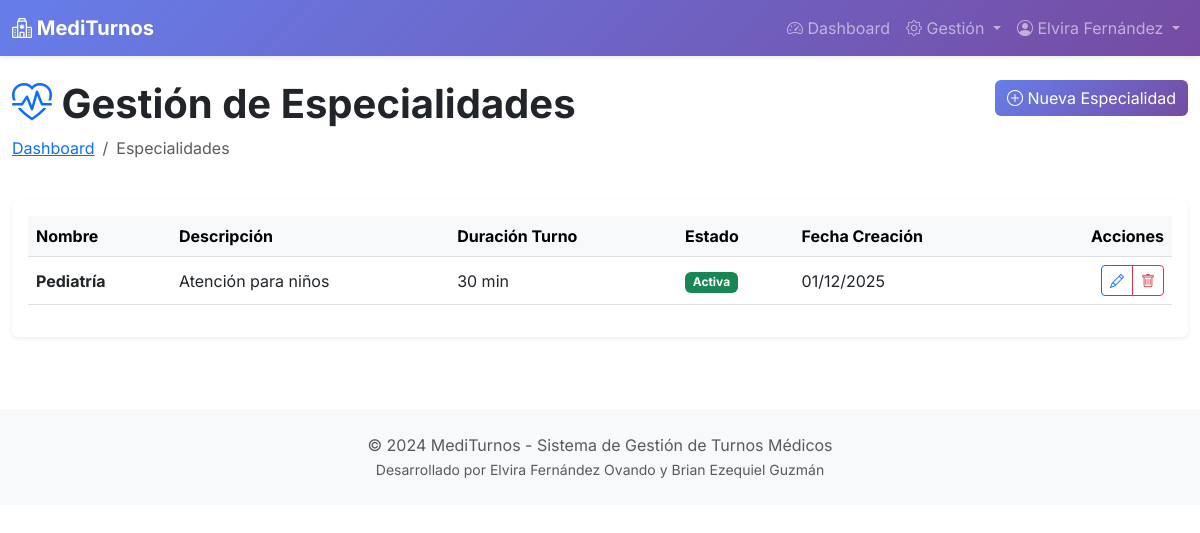
The app's page /admin-panel/especialidades/ (signed in) with its own data.
### appointments/models.py (models this page shows, shortened)
class Usuario(AbstractUser):
    ROLES = (
        ('admin', 'Administrador'),
        ('medico', 'Médico'),
        ('paciente', 'Paciente'),
    )
    rol = models.CharField(max_length=10, choices=ROLES, default='paciente')
    dni = models.CharField(max_length=8, unique=True, validators=[
        RegexValidator(r'^\d{7,8}$', 'Ingrese un DNI válido (7-8 dígitos)')
    ])
    telefono = models.CharField(max_length=15, blank=True)
    direccion = models.CharField(max_length=200, blank=True)
    fecha_nacimiento = models.DateField(null=True, blank=True)
    class Meta:
        verbose_name = 'Usuario'
        verbose_name_plural = 'Usuarios'

class Especialidad(models.Model):
    nombre = models.CharField(max_length=100, unique=True)
    descripcion = models.TextField(blank=True)
    duracion_turno = models.IntegerField(default=30, help_text="Duración en minutos")
    activo = models.BooleanField(default=True)
    fecha_creacion = models.DateTimeField(auto_now_add=True)
    class Meta:
        verbose_name = 'Especialidad'
        verbose_name_plural = 'Especialidades'
        ordering = ['nombre']

### appointments/views/admin_views.py (the view)
# urls.py: path('admin-panel/especialidades/', views.admin_especialidades, name='admin_especialidades'),
@login_required
def admin_especialidades(request):
    if request.user.rol != 'admin':
        messages.error(request, 'No tienes permisos.')
        return redirect('dashboard')
    especialidades = Especialidad.objects.all().order_by('nombre')
    return render(request, 'appointments/admin/especialidades.html', {'especialidades': especialidades})

### appointments/templates/appointments/admin/especialidades.html (shortened to what this page needs)
{% extends 'base.html' %}
{% load static %}
{% block content %}
<div class="container-fluid py-4">
    <div class="row mb-4">
        <div class="col">
            <h1 class="fw-bold">
                <i class="bi bi-heart-pulse text-primary"></i> Gestión de Especialidades
            </h1>
            <nav aria-label="breadcrumb">
                <ol class="breadcrumb">
                    <li class="breadcrumb-item"><a href="{% url 'admin_dashboard' %}">Dashboard</a></li>
                    <li class="breadcrumb-item active">Especialidades</li>
                </ol>
            </nav>
        </div>
        <div class="col-auto">
            <a href="{% url 'admin_especialidad_crear' %}" class="btn btn-primary">
                <i class="bi bi-plus-circle"></i> Nueva Especialidad
            </a>
        </div>
    </div>
    <div class="card border-0 shadow-sm">
        <div class="card-body">
            <div class="table-responsive">
                <table class="table table-hover align-middle">
                    <thead class="table-light">
                        <tr>
                            <th>Nombre</th>
                            <th>Descripción</th>
                            <th>Duración Turno</th>
                            <th>Estado</th>
                            <th>Fecha Creación</th>
                            <th class="text-end">Acciones</th>
                        </tr>
                    </thead>
                    <tbody>
                        {% for especialidad in especialidades %}
                        <tr>
                            <td><strong>{{ especialidad.nombre }}</strong></td>
                            <td>{{ especialidad.descripcion|truncatewords:10 }}</td>
                            <td>{{ especialidad.duracion_turno }} min</td>
                            <td>
                                {% if especialidad.activo %}
                                <span class="badge bg-success">Activa</span>
                                {% else %}
                                <span class="badge bg-secondary">Inactiva</span>
                                {% endif %}
                            </td>
                            <td>{{ especialidad.fecha_creacion|date:"d/m/Y" }}</td>
                            <td class="text-end">
                                <div class="btn-group btn-group-sm">
                                    <a href="{% url 'admin_especialidad_editar' especialidad.pk %}" class="btn btn-outline-primary">
                                        <i class="bi bi-pencil"></i>
                                    </a>
                                    <a href="{% url 'admin_especialidad_eliminar' especialidad.pk %}" class="btn btn-outline-danger">
                                        <i class="bi bi-trash"></i>
                                    </a>
                                </div>
                            </td>
                        </tr>
                        {% endfor %}
                    </tbody>
                </table>
            </div>
        </div>
    </div>
</div>
{% endblock %}

### templates/base.html (shortened to what this page needs)
{% load static %}
<!DOCTYPE html>
<html lang="es">
<head>
    <link href="{% static 'css/bootstrap.min.css' %}" rel="stylesheet">
    <link href="{% static 'css/bootstrap-icons.css' %}" rel="stylesheet">
    <link rel="stylesheet" href="{% static 'css/style.css' %}">
</head>
<body>
    {% if user.is_authenticated %}
    <nav class="navbar navbar-expand-lg navbar-dark bg-primary shadow-sm">
        <div class="container-fluid">
            <a class="navbar-brand fw-bold" href="{% url 'dashboard' %}">
                <i class="bi bi-hospital"></i> MediTurnos
            </a>
            <div class="collapse navbar-collapse" id="navbarNav">
                <ul class="navbar-nav ms-auto">
                    {% if user.rol == 'admin' %}
                    <li class="nav-item">
                        <a class="nav-link" href="{% url 'admin_dashboard' %}">
                            <i class="bi bi-speedometer2"></i> Dashboard
                        </a>
                    </li>
                    <li class="nav-item dropdown">
                        <a class="nav-link dropdown-toggle" href="#"
                           role="button" data-bs-toggle="dropdown">
                            <i class="bi bi-gear"></i> Gestión
                        </a>
                    </li>
                    {% endif %}
                    <li class="nav-item dropdown">
                        <a class="nav-link dropdown-toggle" href="#"
                           role="button" data-bs-toggle="dropdown">
                            <i class="bi bi-person-circle"></i> {{ user.get_full_name }}
                        </a>
                    </li>
                </ul>
            </div>
        </div>
    </nav>
    {% endif %}
    <main>
        {% block content %}{% endblock %}
    </main>
    <footer class="bg-light text-center py-4 mt-5">
        <div class="container">
            <p class="text-muted mb-0">&copy; 2024 MediTurnos - Sistema de Gestión de Turnos Médicos</p>
            <p class="text-muted mb-0"><small>Desarrollado por Elvira Fernández Ovando y Brian Ezequiel Guzmán</small></p>
        </div>
    </footer>
</body>
</html>

### static/css/style.css (style rules this page uses)
body { font-family: 'Inter', -apple-system, BlinkMacSystemFont, 'Segoe UI', Roboto, sans-serif; }
.navbar { background: linear-gradient(135deg, #667eea 0%, #764ba2 100%) !important; }
.btn-primary { background: linear-gradient(135deg, #667eea 0%, #764ba2 100%); border: none; }

### records on screen
Usuario: get_full_name "Elvira Fernández"
Especialidad: nombre "Pediatría", descripcion "Atención para niños", duracion_turno "30", activo "Activa", fecha_creacion "01/12/2025"
